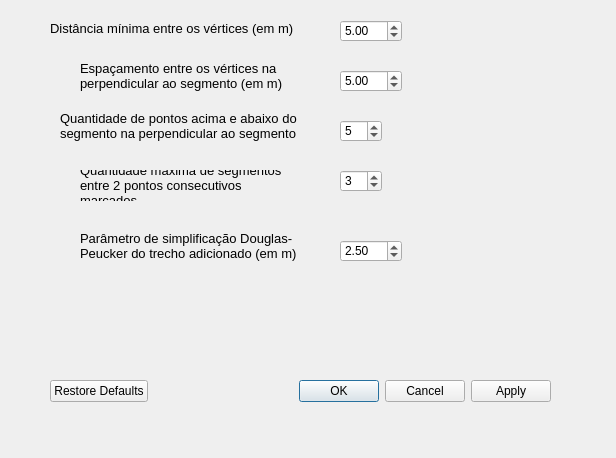
<?xml version="1.0" encoding="UTF-8"?>
<ui version="4.0">
 <class>Dialog</class>
 <widget class="QDialog" name="Dialog">
  <property name="geometry">
   <rect>
    <x>0</x>
    <y>0</y>
    <width>616</width>
    <height>458</height>
   </rect>
  </property>
  <property name="windowTitle">
   <string>Dialog</string>
  </property>
  <widget class="QLabel" name="label">
   <property name="geometry">
    <rect>
     <x>50</x>
     <y>20</y>
     <width>261</width>
     <height>16</height>
    </rect>
   </property>
   <property name="font">
    <font>
     <pointsize>10</pointsize>
    </font>
   </property>
   <property name="text">
    <string>Distância mínima entre os vértices (em m)</string>
   </property>
  </widget>
  <widget class="QLabel" name="label_3">
   <property name="geometry">
    <rect>
     <x>80</x>
     <y>60</y>
     <width>241</width>
     <height>31</height>
    </rect>
   </property>
   <property name="font">
    <font>
     <pointsize>10</pointsize>
    </font>
   </property>
   <property name="text">
    <string>Espaçamento entre os vértices na perpendicular ao segmento (em m)</string>
   </property>
   <property name="wordWrap">
    <bool>true</bool>
   </property>
  </widget>
  <widget class="QDoubleSpinBox" name="distSpinBox">
   <property name="geometry">
    <rect>
     <x>340</x>
     <y>20</y>
     <width>62</width>
     <height>22</height>
    </rect>
   </property>
   <property name="singleStep">
    <double>0.100000000000000</double>
   </property>
   <property name="value">
    <double>5.000000000000000</double>
   </property>
  </widget>
  <widget class="QDoubleSpinBox" name="espSpinBox">
   <property name="geometry">
    <rect>
     <x>340</x>
     <y>70</y>
     <width>62</width>
     <height>22</height>
    </rect>
   </property>
   <property name="singleStep">
    <double>0.100000000000000</double>
   </property>
   <property name="value">
    <double>5.000000000000000</double>
   </property>
  </widget>
  <widget class="QSpinBox" name="qpontosBox">
   <property name="geometry">
    <rect>
     <x>340</x>
     <y>120</y>
     <width>42</width>
     <height>22</height>
    </rect>
   </property>
   <property name="value">
    <number>5</number>
   </property>
  </widget>
  <widget class="QLabel" name="label_4">
   <property name="geometry">
    <rect>
     <x>60</x>
     <y>110</y>
     <width>241</width>
     <height>31</height>
    </rect>
   </property>
   <property name="font">
    <font>
     <pointsize>10</pointsize>
    </font>
   </property>
   <property name="text">
    <string>Quantidade de pontos acima e abaixo do segmento na perpendicular ao segmento</string>
   </property>
   <property name="wordWrap">
    <bool>true</bool>
   </property>
  </widget>
  <widget class="QLabel" name="label_5">
   <property name="geometry">
    <rect>
     <x>80</x>
     <y>170</y>
     <width>221</width>
     <height>31</height>
    </rect>
   </property>
   <property name="font">
    <font>
     <pointsize>10</pointsize>
    </font>
   </property>
   <property name="text">
    <string>Quantidade máxima de segmentos entre 2 pontos consecutivos marcados</string>
   </property>
   <property name="wordWrap">
    <bool>true</bool>
   </property>
  </widget>
  <widget class="QSpinBox" name="maxsegBox">
   <property name="geometry">
    <rect>
     <x>340</x>
     <y>170</y>
     <width>42</width>
     <height>22</height>
    </rect>
   </property>
   <property name="value">
    <number>3</number>
   </property>
  </widget>
  <widget class="QLabel" name="label_6">
   <property name="geometry">
    <rect>
     <x>80</x>
     <y>230</y>
     <width>251</width>
     <height>31</height>
    </rect>
   </property>
   <property name="font">
    <font>
     <pointsize>10</pointsize>
    </font>
   </property>
   <property name="text">
    <string>Parâmetro de simplificação Douglas-Peucker do trecho adicionado (em m)</string>
   </property>
   <property name="wordWrap">
    <bool>true</bool>
   </property>
  </widget>
  <widget class="QDialogButtonBox" name="buttonBox">
   <property name="geometry">
    <rect>
     <x>50</x>
     <y>380</y>
     <width>501</width>
     <height>23</height>
    </rect>
   </property>
   <property name="standardButtons">
    <set>QDialogButtonBox::Apply|QDialogButtonBox::Cancel|QDialogButtonBox::Ok|QDialogButtonBox::RestoreDefaults</set>
   </property>
  </widget>
  <widget class="QDoubleSpinBox" name="simplBox">
   <property name="geometry">
    <rect>
     <x>340</x>
     <y>240</y>
     <width>62</width>
     <height>22</height>
    </rect>
   </property>
   <property name="value">
    <double>2.500000000000000</double>
   </property>
  </widget>
 </widget>
 <resources/>
 <connections/>
</ui>
